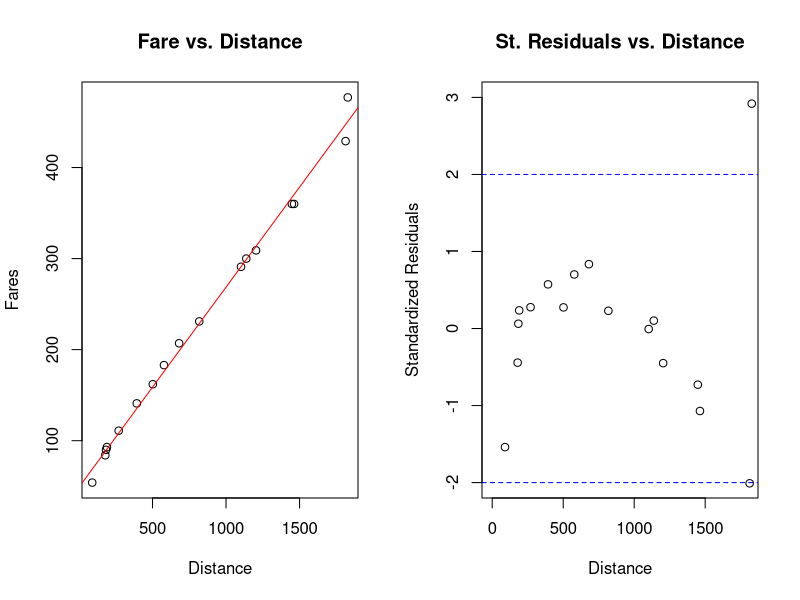
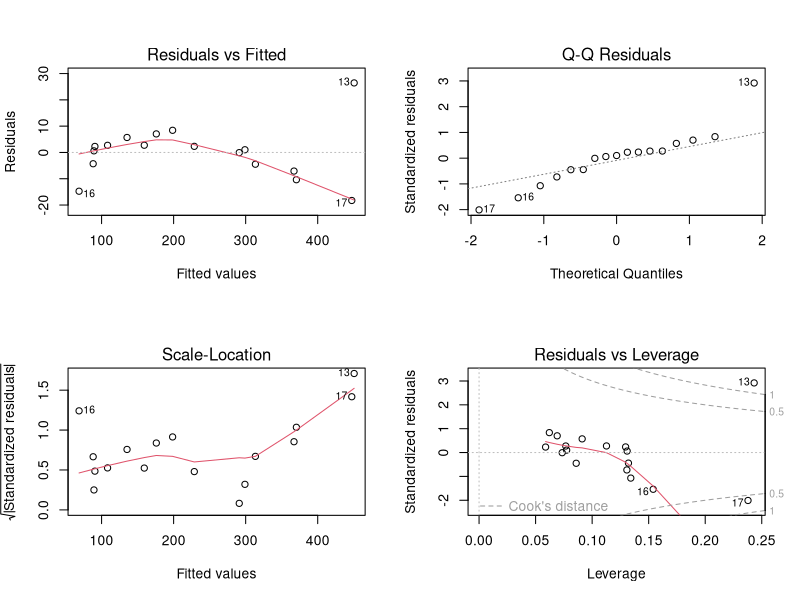
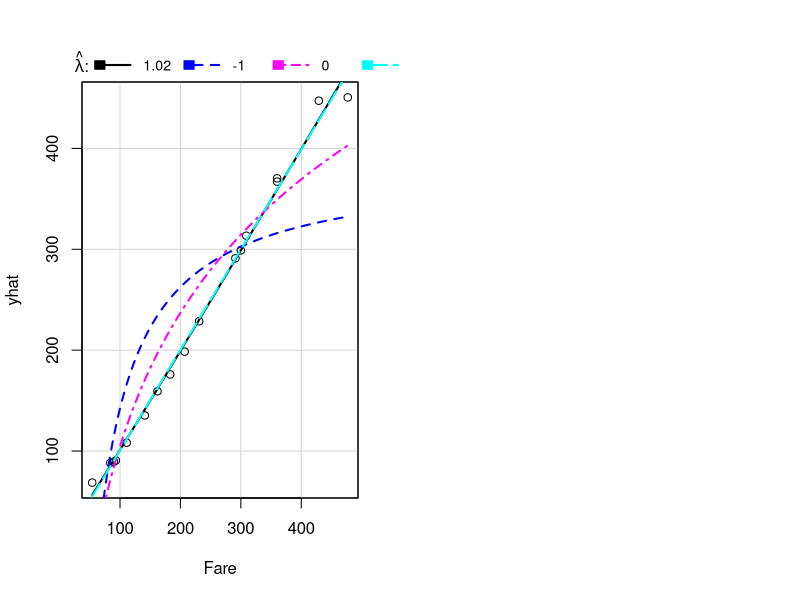

Write the R code that produced these figures, in order. (Note: this script raises an error after producing the figures.)
## ---- chunk 1
airfare <- read.table("airfares.txt", header = T)
## ---- chunk 2
par(mfrow = c(1, 2))
plot(airfare$Distance, airfare$Fare, main = "Fare vs. Distance", xlab = "Distance",  
     ylab = "Fares", pch = 1)
abline(lm(Fare ~ Distance, data = airfare), col = "red")

plot(airfare$Distance, rstandard(lm(Fare ~ Distance, data = airfare)),  
     xlim = c(0, 1800), ylim = c(-2, 3), ylab = "Standardized Residuals", 
     xlab = "Distance", main = "St. Residuals vs. Distance") 

abline(h = c(-2, 2), col = "blue", lty = 2)
## ---- chunk 3
summary(lm(Fare ~ Distance, data = airfare))

par(mfrow=c(2,2))
plot(lm(Fare ~ Distance, data = airfare))

suppressWarnings(library(car))
par(mfrow=c(1,2))
inverseResponsePlot(lm(Fare ~ Distance, data = airfare))

suppressWarnings(library(MASS))
boxcox(lm(Fare ~ Distance, data = airfare))

summary(powerTransform(lm(Fare ~ Distance, data = airfare)))
powerTransform(lm(Fare ~ Distance, data = airfare))$roundlam

summary(powerTransform(cbind(airfare$Fare, airfare$Distance) ~ 1))
powerTransform(cbind(airfare$Fare, airfare$Distance) ~ 1)$roundlam

par(mfrow=c(2,2))
plot(lm(log(airfare$Fare) ~ log(airfare$Distance)))
## ---- chunk 4
summary(lm(Fare ~ Distance, data = airfare))
## ---- chunk 5
cars <- read.csv("cars04.csv")
## ---- chunk 6
summary(lm(cars$SuggestedRetailPrice ~ cars$DealerCost))

par(mfrow = c(1, 2))
plot(cars$DealerCost, cars$SuggestedRetailPrice, 
     main = "Dealer Cost vs. Suggested Retail Price", xlab = "Dealer Cost",  
     ylab = "Suggested Retail Price", pch = 1)
abline(lm(cars$SuggestedRetailPrice ~ cars$DealerCost), col = "red")

plot(cars$DealerCost, rstandard(lm(cars$SuggestedRetailPrice ~ cars$DealerCost)),  
     ylab = "Standardized Residuals", 
     xlab = "Dealer Cost", main = "St. Residuals vs. Distance") 
abline(h = c(-2, 2), col = "blue", lty = 2)
## ---- chunk 7
par(mfrow = c(2,2))
plot(lm(cars$SuggestedRetailPrice ~ cars$DealerCost))
## ---- chunk 8
summary(lm(log(cars$SuggestedRetailPrice) ~ log(cars$DealerCost)))

par(mfrow = c(2,2))
plot(lm(log(cars$SuggestedRetailPrice) ~ log(cars$DealerCost)))
## ---- chunk 9
suppressWarnings(library(knitr))
knitr::include_graphics("ss_hw3_101a_p3.png")
## ---- chunk 10
diamonds <- read.table("diamonds.txt", header = T)
## ---- chunk 11
summary(lm(Price ~ Size, data = diamonds))

par(mfrow = c(1, 2))
plot(diamonds$Size, diamonds$Price, main = "Size vs Price", xlab = "Size",  
     ylab = "Price", pch = 1)
abline(lm(Price ~ Size, data = diamonds), col = "red")

plot(diamonds$Size, rstandard(lm(Price ~ Size, data = diamonds)),  
     ylab = "Standardized Residuals", 
     xlab = "Size", main = "St. Residuals vs. Size") 
abline(h = c(-2, 2), col = "blue", lty = 2)

plot(lm(Price ~ Size, data = diamonds))
## ---- chunk 12
summary(lm(log(diamonds$Price) ~ log(diamonds$Size)))

par(mfrow = c(2, 2))
plot(lm(log(diamonds$Price) ~ log(diamonds$Size)))
